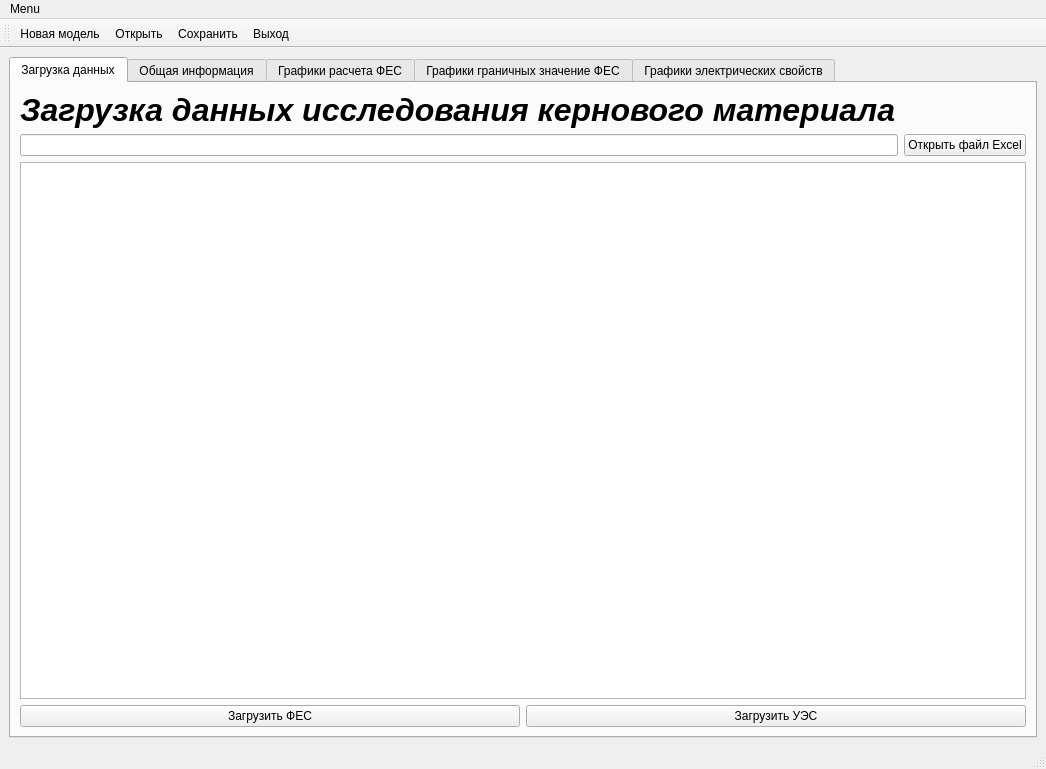
<?xml version="1.0" encoding="UTF-8"?>
<ui version="4.0">
 <class>MainWindow</class>
 <widget class="QMainWindow" name="MainWindow">
  <property name="geometry">
   <rect>
    <x>0</x>
    <y>0</y>
    <width>1046</width>
    <height>769</height>
   </rect>
  </property>
  <property name="windowTitle">
   <string>MainWindow</string>
  </property>
  <widget class="QWidget" name="centralwidget">
   <layout class="QGridLayout" name="gridLayout_3">
    <item row="0" column="1">
     <widget class="QTabWidget" name="tabWidget">
      <property name="currentIndex">
       <number>0</number>
      </property>
      <widget class="QWidget" name="tab_3">
       <attribute name="title">
        <string>Загрузка данных</string>
       </attribute>
       <layout class="QVBoxLayout" name="verticalLayout_4">
        <item>
         <widget class="QLabel" name="label_3">
          <property name="font">
           <font>
            <pointsize>24</pointsize>
            <italic>true</italic>
            <bold>true</bold>
           </font>
          </property>
          <property name="text">
           <string>Загрузка данных исследования кернового материала</string>
          </property>
         </widget>
        </item>
        <item>
         <layout class="QHBoxLayout" name="horizontalLayout_5">
          <item>
           <widget class="QLineEdit" name="lineEditXlsxFile"/>
          </item>
          <item>
           <widget class="QPushButton" name="Open_File_Excel">
            <property name="text">
             <string>Открыть файл Excel</string>
            </property>
           </widget>
          </item>
         </layout>
        </item>
        <item>
         <widget class="QTextBrowser" name="Preview_Data"/>
        </item>
        <item>
         <layout class="QHBoxLayout" name="horizontalLayout_6">
          <item>
           <widget class="QPushButton" name="Loading_FES">
            <property name="text">
             <string>Загрузить ФЕС</string>
            </property>
           </widget>
          </item>
          <item>
           <widget class="QPushButton" name="Loading_UES">
            <property name="text">
             <string>Загрузить УЭС</string>
            </property>
           </widget>
          </item>
         </layout>
        </item>
       </layout>
      </widget>
      <widget class="QWidget" name="tab">
       <attribute name="title">
        <string>Общая информация</string>
       </attribute>
       <layout class="QGridLayout" name="gridLayout_2">
        <item row="0" column="0">
         <widget class="QLabel" name="label">
          <property name="font">
           <font>
            <pointsize>24</pointsize>
            <italic>true</italic>
            <bold>true</bold>
           </font>
          </property>
          <property name="frameShape">
           <enum>QFrame::NoFrame</enum>
          </property>
          <property name="frameShadow">
           <enum>QFrame::Plain</enum>
          </property>
          <property name="lineWidth">
           <number>1</number>
          </property>
          <property name="text">
           <string>Петрофизическая модель</string>
          </property>
          <property name="textFormat">
           <enum>Qt::MarkdownText</enum>
          </property>
          <property name="scaledContents">
           <bool>false</bool>
          </property>
          <property name="wordWrap">
           <bool>false</bool>
          </property>
          <property name="indent">
           <number>-3</number>
          </property>
         </widget>
        </item>
        <item row="1" column="0">
         <layout class="QHBoxLayout" name="horizontalLayout_2">
          <item>
           <layout class="QVBoxLayout" name="verticalLayout">
            <item>
             <widget class="QLabel" name="Field">
              <property name="text">
               <string>Месторождение</string>
              </property>
             </widget>
            </item>
            <item>
             <widget class="QLabel" name="Plast">
              <property name="text">
               <string>Пласт</string>
              </property>
             </widget>
            </item>
           </layout>
          </item>
          <item>
           <spacer name="horizontalSpacer_5">
            <property name="orientation">
             <enum>Qt::Horizontal</enum>
            </property>
            <property name="sizeHint" stdset="0">
             <size>
              <width>168</width>
              <height>18</height>
             </size>
            </property>
           </spacer>
          </item>
          <item>
           <layout class="QVBoxLayout" name="verticalLayout_2">
            <item>
             <widget class="QLineEdit" name="Name_Field"/>
            </item>
            <item>
             <widget class="QLineEdit" name="Name_Layer"/>
            </item>
           </layout>
          </item>
         </layout>
        </item>
        <item row="2" column="0">
         <layout class="QHBoxLayout" name="horizontalLayout_8">
          <item>
           <widget class="QPushButton" name="Statistic_info_model">
            <property name="text">
             <string>Заполнить общую информацию по модели</string>
            </property>
           </widget>
          </item>
          <item>
           <spacer name="horizontalSpacer_6">
            <property name="orientation">
             <enum>Qt::Horizontal</enum>
            </property>
            <property name="sizeHint" stdset="0">
             <size>
              <width>40</width>
              <height>20</height>
             </size>
            </property>
           </spacer>
          </item>
         </layout>
        </item>
        <item row="3" column="0">
         <layout class="QHBoxLayout" name="horizontalLayout_7">
          <item>
           <layout class="QVBoxLayout" name="verticalLayout_3">
            <item>
             <widget class="QLabel" name="Num_Well_core">
              <property name="text">
               <string>Количество скважин с керном</string>
              </property>
             </widget>
            </item>
            <item>
             <widget class="QLabel" name="Num_Core_PORO">
              <property name="text">
               <string>Количество исследований пористости</string>
              </property>
             </widget>
            </item>
            <item>
             <widget class="QLabel" name="Num_Core_PERM">
              <property name="text">
               <string>Количество исследований проницаемости</string>
              </property>
             </widget>
            </item>
            <item>
             <widget class="QLabel" name="label_2">
              <property name="text">
               <string>Количество исследований остаточной водонасыщенности</string>
              </property>
             </widget>
            </item>
            <item>
             <widget class="QLabel" name="Num_Well_GIS">
              <property name="text">
               <string>Количество скважин с геофизическими исследованиями</string>
              </property>
             </widget>
            </item>
           </layout>
          </item>
          <item>
           <spacer name="horizontalSpacer">
            <property name="orientation">
             <enum>Qt::Horizontal</enum>
            </property>
            <property name="sizeHint" stdset="0">
             <size>
              <width>208</width>
              <height>20</height>
             </size>
            </property>
           </spacer>
          </item>
          <item>
           <layout class="QVBoxLayout" name="verticalLayout_5">
            <item>
             <widget class="QTextBrowser" name="View_Num_Well_core"/>
            </item>
            <item>
             <widget class="QTextBrowser" name="View_Num_Poro_core"/>
            </item>
            <item>
             <widget class="QTextBrowser" name="View_Num_Perm_core"/>
            </item>
            <item>
             <widget class="QTextBrowser" name="View_Num_WaterIrr_core"/>
            </item>
            <item>
             <widget class="QTextBrowser" name="View_Num_Well_GIS"/>
            </item>
           </layout>
          </item>
         </layout>
        </item>
       </layout>
      </widget>
      <widget class="QWidget" name="tab_2">
       <attribute name="title">
        <string>Графики расчета ФЕС</string>
       </attribute>
       <layout class="QGridLayout" name="gridLayout">
        <item row="0" column="0">
         <widget class="QSplitter" name="splitter">
          <property name="orientation">
           <enum>Qt::Vertical</enum>
          </property>
          <widget class="QWidget" name="layoutWidget">
           <layout class="QHBoxLayout" name="horizontalLayout_3">
            <item>
             <widget class="QGraphicsView" name="Relation_Perm_Poro"/>
            </item>
            <item>
             <widget class="QGraphicsView" name="Relation_Density_Poro"/>
            </item>
           </layout>
          </widget>
          <widget class="QWidget" name="layoutWidget">
           <layout class="QHBoxLayout" name="horizontalLayout">
            <item>
             <layout class="QVBoxLayout" name="verticalLayout_6">
              <item>
               <layout class="QVBoxLayout" name="verticalLayout_8">
                <item>
                 <widget class="QLabel" name="label_6">
                  <property name="text">
                   <string>Коэффициенты для зависимоти проницаемости от пористости</string>
                  </property>
                 </widget>
                </item>
                <item>
                 <widget class="QTextBrowser" name="View_Koef_Relation_Perm_Poro"/>
                </item>
               </layout>
              </item>
              <item>
               <widget class="QPushButton" name="Create_Graf_FES">
                <property name="text">
                 <string>Построить графики ФЕС</string>
                </property>
               </widget>
              </item>
              <item>
               <widget class="QPushButton" name="But_View_Koef_Perm_Poro">
                <property name="text">
                 <string>Показать коэффициенты Perm=f(Poro)</string>
                </property>
               </widget>
              </item>
             </layout>
            </item>
            <item>
             <layout class="QVBoxLayout" name="verticalLayout_7">
              <item>
               <layout class="QVBoxLayout" name="verticalLayout_9">
                <item>
                 <widget class="QLabel" name="label_7">
                  <property name="text">
                   <string>Коэффициенты для зависимости плотности от пористости</string>
                  </property>
                 </widget>
                </item>
                <item>
                 <widget class="QTextBrowser" name="View_Koef_Relation_Density_Poro"/>
                </item>
               </layout>
              </item>
              <item>
               <widget class="QPushButton" name="Create_Relations_FES">
                <property name="text">
                 <string>Построить зависимости на графиках</string>
                </property>
               </widget>
              </item>
              <item>
               <widget class="QPushButton" name="But_View_Koef_Dens_Poro">
                <property name="text">
                 <string>Показать коэффициенты Dens=f(Poro)</string>
                </property>
               </widget>
              </item>
             </layout>
            </item>
           </layout>
          </widget>
         </widget>
        </item>
       </layout>
      </widget>
      <widget class="QWidget" name="tab_4">
       <attribute name="title">
        <string>Графики граничных значение ФЕС</string>
       </attribute>
       <layout class="QGridLayout" name="gridLayout_4">
        <item row="1" column="0" colspan="2">
         <layout class="QVBoxLayout" name="verticalLayout_12">
          <item>
           <widget class="QLabel" name="label_10">
            <property name="text">
             <string>График зависимости Остаточной Водонасыщенности от Динамической пористости</string>
            </property>
           </widget>
          </item>
          <item>
           <widget class="QGraphicsView" name="Relation_WaterIrr_PoroDin"/>
          </item>
         </layout>
        </item>
        <item row="0" column="2" colspan="2">
         <layout class="QVBoxLayout" name="verticalLayout_11">
          <item>
           <widget class="QLabel" name="label_9">
            <property name="text">
             <string>График зависисмости Проницаемости от Динамической пористости</string>
            </property>
           </widget>
          </item>
          <item>
           <widget class="QGraphicsView" name="Relation_Perm_PoroDin"/>
          </item>
         </layout>
        </item>
        <item row="2" column="0">
         <widget class="QPushButton" name="Create_Graf_Limit_Value">
          <property name="text">
           <string>Построить графики </string>
          </property>
         </widget>
        </item>
        <item row="1" column="2" colspan="2">
         <layout class="QVBoxLayout" name="verticalLayout_13">
          <item>
           <widget class="QLabel" name="label_11">
            <property name="text">
             <string>Граничные значения параметров ФЕС</string>
            </property>
           </widget>
          </item>
          <item>
           <widget class="QTextBrowser" name="View_Limit_Values_FES"/>
          </item>
         </layout>
        </item>
        <item row="0" column="0" colspan="2">
         <layout class="QVBoxLayout" name="verticalLayout_10">
          <item>
           <widget class="QLabel" name="label_8">
            <property name="text">
             <string>График зависимости Пористости от Динамической пористости</string>
            </property>
           </widget>
          </item>
          <item>
           <widget class="QGraphicsView" name="Relation_Poro_PoroDin"/>
          </item>
         </layout>
        </item>
        <item row="2" column="3">
         <widget class="QPushButton" name="View_Limit_Values">
          <property name="text">
           <string>Показать граничные значения</string>
          </property>
         </widget>
        </item>
        <item row="2" column="1" colspan="2">
         <widget class="QPushButton" name="Create_Relation_Limit_Value">
          <property name="text">
           <string>Построить зависимости</string>
          </property>
         </widget>
        </item>
       </layout>
      </widget>
      <widget class="QWidget" name="tab_5">
       <attribute name="title">
        <string>Графики электрических свойств</string>
       </attribute>
       <layout class="QGridLayout" name="gridLayout_5">
        <item row="0" column="0">
         <layout class="QVBoxLayout" name="verticalLayout_14">
          <item>
           <widget class="QLabel" name="label_12">
            <property name="text">
             <string>Рп = f(Кп)</string>
            </property>
           </widget>
          </item>
          <item>
           <widget class="QGraphicsView" name="Relation_Pp_Poro"/>
          </item>
         </layout>
        </item>
        <item row="0" column="1">
         <layout class="QVBoxLayout" name="verticalLayout_15">
          <item>
           <widget class="QLabel" name="label_13">
            <property name="text">
             <string>Рн = f(Кв)</string>
            </property>
           </widget>
          </item>
          <item>
           <widget class="QGraphicsView" name="Relation_Pn_WaterSat"/>
          </item>
         </layout>
        </item>
        <item row="0" column="2">
         <layout class="QVBoxLayout" name="verticalLayout_16">
          <item>
           <widget class="QLabel" name="label_14">
            <property name="text">
             <string>Коэффициенты для формулы Арчи-Дахнова</string>
            </property>
           </widget>
          </item>
          <item>
           <widget class="QTextBrowser" name="View_Koef_AD"/>
          </item>
         </layout>
        </item>
        <item row="1" column="0">
         <widget class="QPushButton" name="Create_Graf_AD">
          <property name="text">
           <string>Построить графики Арчи-Дахнова</string>
          </property>
         </widget>
        </item>
        <item row="1" column="1">
         <widget class="QPushButton" name="Create_Relation_AD">
          <property name="text">
           <string>Построить зависимости Арчи-Дахнова</string>
          </property>
         </widget>
        </item>
        <item row="1" column="2">
         <widget class="QPushButton" name="View_Koef_AD_2">
          <property name="text">
           <string>Показать коэффициенты Арчи-Дахнова</string>
          </property>
         </widget>
        </item>
       </layout>
      </widget>
     </widget>
    </item>
   </layout>
  </widget>
  <widget class="QMenuBar" name="menubar">
   <property name="geometry">
    <rect>
     <x>0</x>
     <y>0</y>
     <width>1046</width>
     <height>24</height>
    </rect>
   </property>
   <widget class="QMenu" name="menu">
    <property name="title">
     <string>Menu</string>
    </property>
    <addaction name="action"/>
    <addaction name="action_4"/>
    <addaction name="action_2"/>
    <addaction name="action_3"/>
   </widget>
   <addaction name="menu"/>
  </widget>
  <widget class="QStatusBar" name="statusbar"/>
  <widget class="QToolBar" name="toolBar">
   <property name="windowTitle">
    <string>toolBar</string>
   </property>
   <attribute name="toolBarArea">
    <enum>TopToolBarArea</enum>
   </attribute>
   <attribute name="toolBarBreak">
    <bool>false</bool>
   </attribute>
   <addaction name="action"/>
   <addaction name="action_4"/>
   <addaction name="action_2"/>
   <addaction name="action_3"/>
  </widget>
  <action name="action">
   <property name="icon">
    <iconset>
     <normaloff>Resourses/icons8-create-80.png</normaloff>Resourses/icons8-create-80.png</iconset>
   </property>
   <property name="text">
    <string>&amp;Новая модель</string>
   </property>
   <property name="toolTip">
    <string>Создание новой модели</string>
   </property>
  </action>
  <action name="action_2">
   <property name="icon">
    <iconset>
     <normaloff>Resourses/icons8-save-80.png</normaloff>Resourses/icons8-save-80.png</iconset>
   </property>
   <property name="text">
    <string>&amp;Сохранить</string>
   </property>
   <property name="toolTip">
    <string>Сохранить модель</string>
   </property>
  </action>
  <action name="action_3">
   <property name="icon">
    <iconset>
     <normaloff>Resourses/icons8-logout-100.png</normaloff>Resourses/icons8-logout-100.png</iconset>
   </property>
   <property name="text">
    <string>&amp;Выход</string>
   </property>
   <property name="toolTip">
    <string>Закрытие программы</string>
   </property>
  </action>
  <action name="action_4">
   <property name="icon">
    <iconset>
     <normaloff>Resourses/icons8-open-document-80.png</normaloff>Resourses/icons8-open-document-80.png</iconset>
   </property>
   <property name="text">
    <string>&amp;Открыть</string>
   </property>
   <property name="toolTip">
    <string>Открыть модель</string>
   </property>
   <property name="shortcut">
    <string>Ctrl+O</string>
   </property>
  </action>
 </widget>
 <resources/>
 <connections/>
</ui>
